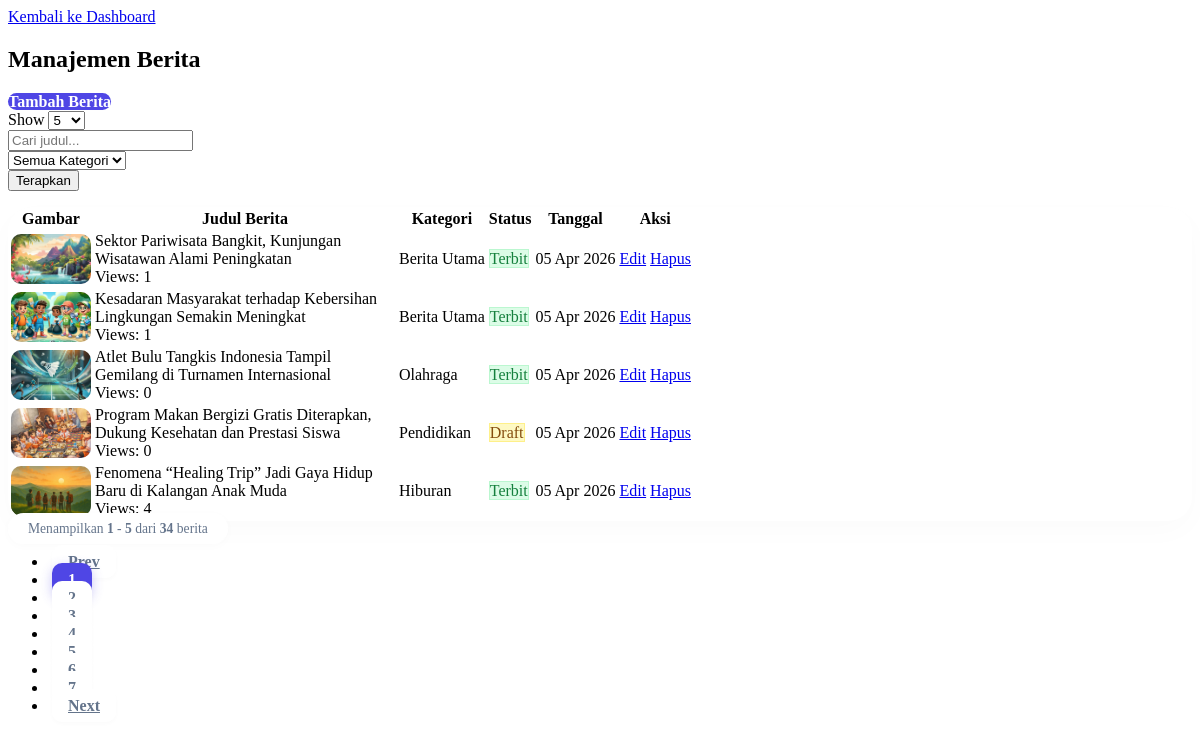
Page /admin/kelola_artikel.php on the committed database.
### tables this page shows
CREATE TABLE `artikel` (
  `id_artikel` int(11) NOT NULL,
  `judul` varchar(200) DEFAULT NULL,
  `isi` text DEFAULT NULL,
  `gambar` varchar(200) DEFAULT NULL,
  `tanggal` datetime DEFAULT NULL,
  `status` enum('publish','draft') DEFAULT 'draft',
  `id_kategori` int(11) DEFAULT NULL,
  `id_user` int(11) DEFAULT NULL,
  `views` int(11) DEFAULT 0
);

CREATE TABLE `kategori` (
  `id_kategori` int(11) NOT NULL,
  `nama_kategori` varchar(100) DEFAULT NULL
);

### admin/kelola_artikel.php (the view, shortened to what this page needs)
<?php
include 'koneksi.php';
$keyword = (isset($_GET['keyword'])) ? mysqli_real_escape_string($conn, $_GET['keyword']) : '';
$filter_kat = (isset($_GET['filter_kat'])) ? mysqli_real_escape_string($conn, $_GET['filter_kat']) : '';
$per_halaman = (isset($_GET['per_halaman'])) ? (int)$_GET['per_halaman'] : 5;
$where_clause = "WHERE 1=1";
$sql_total = "SELECT artikel.* FROM artikel $where_clause";
$hasil_total = mysqli_query($conn, $sql_total);
$jumlahData = mysqli_num_rows($hasil_total);
$jumlahHalaman = ceil($jumlahData / $per_halaman);
$halamanAktif = (isset($_GET["halaman"])) ? (int)$_GET["halaman"] : 1;
$awalData = ($per_halaman * $halamanAktif) - $per_halaman;
$dataMulai = ($jumlahData > 0) ? $awalData + 1 : 0;
$dataSampai = ($awalData + $per_halaman > $jumlahData) ? $jumlahData : $awalData + $per_halaman;
?>
<div class="container py-4">
    <div class="d-flex justify-content-between align-items-end mb-4">
        <div>
            <a href="index.php" class="text-decoration-none text-muted small fw-bold mb-2 d-block">
                <i data-lucide="arrow-left" style="width:14px"></i> Kembali ke Dashboard
            </a>
            <h2 class="fw-bold m-0 text-dark">Manajemen Berita</h2>
        </div>
        <a href="index.php?menu=tambah_berita" class="btn btn-add px-4 py-2 d-flex align-items-center gap-2">
            <i data-lucide="plus-circle" size="18"></i> Tambah Berita
        </a>
    </div>
    <div class="card border-0 shadow-sm rounded-4 p-3 mb-4">
        <form action="index.php" method="GET" class="row g-3 align-items-center">
            <div class="col-md-2">
                <div class="d-flex align-items-center gap-2">
                    <span class="text-muted small fw-bold">Show</span>
                    <select name="per_halaman" class="form-select form-select-sm rounded-3" onchange="this.form.submit()">
                        <option value="5" <?= ($per_halaman == 5) ? 'selected' : ''; ?>>5</option>
                    </select>
                </div>
            </div>
            <div class="col-md-4">
                <div class="input-group input-group-sm">
                    <input type="text" name="keyword" class="form-control border-start-0" placeholder="Cari judul..." value="<?= $keyword; ?>">
                </div>
            </div>
            <div class="col-md-3">
                <select name="filter_kat" class="form-select form-select-sm">
                    <option value="">Semua Kategori</option>
                </select>
            </div>
            <div class="col-md-3">
                <button type="submit" class="btn btn-dark btn-sm w-100 fw-bold rounded-3">Terapkan</button>
            </div>
        </form>
    </div>
    <div class="card card-table">
        <div class="table-responsive">
            <table class="table table-hover mb-0 align-middle">
                <thead class="bg-light">
                    <tr>
                        <th class="ps-4 py-3">Gambar</th>
                        <th>Judul Berita</th>
                        <th>Kategori</th>
                        <th>Status</th>
                        <th>Tanggal</th>
                        <th class="text-center">Aksi</th>
                    </tr>
                </thead>
                <tbody>
                    <?php
                    $sql = "SELECT artikel.*, kategori.nama_kategori
                            FROM artikel
                            JOIN kategori ON artikel.id_kategori = kategori.id_kategori
                            $where_clause
                            ORDER BY artikel.id_artikel DESC
                            LIMIT $awalData, $per_halaman";
                    $query = mysqli_query($conn, $sql);
                    while($row = mysqli_fetch_array($query)) {
                    ?>
                    <tr>
                        <td class="ps-4"><img src="../gambar/<?php echo $row['gambar']; ?>" class="img-preview shadow-sm"></td>
                        <td>
                            <div class="fw-bold text-dark" style="max-width: 300px;"><?php echo $row['judul']; ?></div>
                            <span class="text-muted small">Views: <?php echo number_format($row['views']); ?></span>
                        </td>
                        <td><span class="badge bg-primary bg-opacity-10 text-primary rounded-pill px-3 py-2"><?php echo $row['nama_kategori']; ?></span></td>
                        <td>
                            <?php if($row['status'] == 'publish'): ?>
                                <span class="badge badge-publish rounded-pill px-3 py-2">Terbit</span>
                            <?php else: ?>
                                <span class="badge badge-draft rounded-pill px-3 py-2">Draft</span>
                            <?php endif; ?>
                        </td>
                        <td class="text-muted small"><?php echo date('d M Y', strtotime($row['tanggal'])); ?></td>
                        <td class="text-center">
                            <div class="d-flex justify-content-center gap-2">
                                <a href="index.php?menu=edit_berita&id=<?= $row['id_artikel']; ?>" class="btn btn-sm btn-warning rounded-3 px-3 fw-bold">Edit</a>
                                <a href="hapus_berita.php?id=<?= $row['id_artikel']; ?>" class="btn btn-sm btn-danger rounded-3 px-3 fw-bold" onclick="return confirm('Hapus berita ini?')">Hapus</a>
                            </div>
                        </td>
                    </tr>
                    <?php } ?>
                </tbody>
            </table>
        </div>
    </div>
    <div class="row mt-4 align-items-center">
        <div class="col-md-6 text-center text-md-start mb-3 mb-md-0">
            <span class="info-pill">
                Menampilkan <strong><?= $dataMulai; ?></strong> - <strong><?= $dataSampai; ?></strong> dari <strong><?= $jumlahData; ?></strong> berita
            </span>
        </div>
        <div class="col-md-6">
            <nav>
                <ul class="pagination justify-content-center justify-content-md-end mb-0">
                    <li class="page-item <?= ($halamanAktif <= 1) ? 'disabled' : ''; ?>">
                        <a class="page-link" href="index.php?menu=kelola_artikel&halaman=<?= $halamanAktif - 1; ?>&keyword=<?= $keyword; ?>&filter_kat=<?= $filter_kat; ?>&per_halaman=<?= $per_halaman; ?>">
                            <i data-lucide="chevron-left" class="d-inline" style="width:16px"></i> Prev
                        </a>
                    </li>
                    <?php for ($i = 1; $i <= $jumlahHalaman; $i++) : ?>
                        <li class="page-item <?= ($i == $halamanAktif) ? 'active' : ''; ?>">
                            <a class="page-link shadow-sm" href="index.php?menu=kelola_artikel&halaman=<?= $i; ?>&keyword=<?= $keyword; ?>&filter_kat=<?= $filter_kat; ?>&per_halaman=<?= $per_halaman; ?>">
                                <?= $i; ?>
                            </a>
                        </li>
                    <?php endfor; ?>
                    <li class="page-item <?= ($halamanAktif >= $jumlahHalaman || $jumlahData == 0) ? 'disabled' : ''; ?>">
                        <a class="page-link" href="index.php?menu=kelola_artikel&halaman=<?= $halamanAktif + 1; ?>&keyword=<?= $keyword; ?>&filter_kat=<?= $filter_kat; ?>&per_halaman=<?= $per_halaman; ?>">
                            Next <i data-lucide="chevron-right" class="d-inline" style="width:16px"></i>
                        </a>
                    </li>
                </ul>
            </nav>
        </div>
    </div>
</div>

### admin/kelola_artikel.php (style rules this page uses)
.card-table { border: none; border-radius: 24px; background: white; box-shadow: 0 10px 30px rgba(0,0,0,0.02); overflow: hidden; }
.img-preview { width: 80px; height: 50px; object-fit: cover; border-radius: 10px; }
.btn-add { background: #4f46e5; color: white; border-radius: 12px; font-weight: 700; text-decoration: none; transition: 0.3s; }
.pagination .page-link { border: none; color: #64748b; font-weight: 600; border-radius: 10px; margin: 0 4px; padding: 8px 16px; background: #fff; box-shadow: 0 2px 4px rgba(0,0,0,0.02); }
.pagination .page-item.active .page-link { background-color: #4f46e5 !important; color: white !important; box-shadow: 0 4px 12px rgba(79, 70, 229, 0.3); }
.info-pill { background: white; padding: 8px 20px; border-radius: 50px; box-shadow: 0 2px 10px rgba(0,0,0,0.02); font-size: 0.85rem; color: #64748b; }
.badge-publish { background-color: #dcfce7; color: #15803d; border: 1px solid #bbf7d0; }
.badge-draft { background-color: #fef9c3; color: #854d0e; border: 1px solid #fef08a; }

### rows in the picture
artikel: gambar (picture), judul "Sektor Pariwisata Bangkit, Kunjungan Wisatawan Alami Peningkatan", views "1", id_kategori.nama_kategori "Berita Utama", status "Terbit", tanggal "05 Apr 2026"
artikel: gambar (picture), judul "Kesadaran Masyarakat terhadap Kebersihan Lingkungan Semakin Meningkat", views "1", id_kategori.nama_kategori "Berita Utama", status "Terbit", tanggal "05 Apr 2026"
artikel: gambar (picture), judul "Atlet Bulu Tangkis Indonesia Tampil Gemilang di Turnamen Internasional", views "0", id_kategori.nama_kategori "Olahraga", status "Terbit", tanggal "05 Apr 2026"
artikel: gambar (picture), judul "Program Makan Bergizi Gratis Diterapkan, Dukung Kesehatan dan Prestasi Siswa", views "0", id_kategori.nama_kategori "Pendidikan", status "Draft", tanggal "05 Apr 2026"
artikel: gambar (picture), judul "Fenomena “Healing Trip” Jadi Gaya Hidup Baru di Kalangan Anak Muda", views "4", id_kategori.nama_kategori "Hiburan", status "Terbit", tanggal "05 Apr 2026"

### other values in the picture
$dataMulai "1"
$dataSampai "5"
$jumlahData "34"
